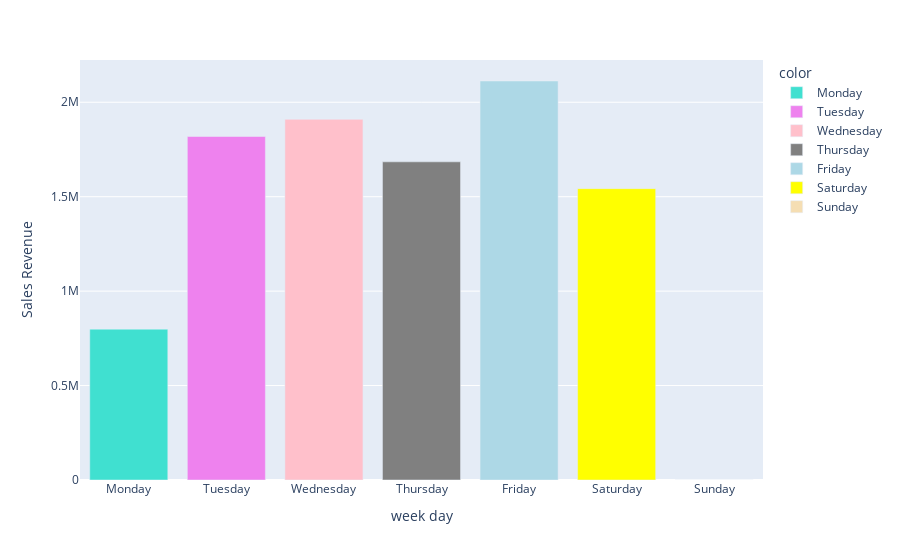

This figure's notebook cell:
### Code cell
daily_profit_online_sales['week_day'] = daily_profit_online_sales.index.day_name()



days_order = ["Monday", "Tuesday", "Wednesday", "Thursday", "Friday", "Saturday", "Sunday"]
daily_profit_online_sales['week_day'] = pd.Categorical(daily_profit_online_sales['week_day'], categories=days_order, ordered=True)


# Group by 'week_day' and sum the 'Sales_Revenue' column, then sort the result by 'week_day'
grouped_data = daily_profit_online_sales.groupby('week_day')['Sales_Revenue'].sum().sort_index()

# Create a bar chart using Plotly Express
px.bar(x=grouped_data.index, y=grouped_data.values,labels={'x': 'week day', 'y': 'Sales Revenue'},color=grouped_data.index, color_discrete_sequence=[ 'turquoise', 'violet', 'pink', 'gray', 'lightblue',
            'yellow', 'wheat'])

### Figure 1 — Plotly figure (JSON) as saved in the notebook; plotly's stock layout.template omitted (floating-point values rounded to 4 significant figures)
{"data": [{"alignmentgroup": "True", "hovertemplate": "color=Monday<br>week day=%{x}<br>Sales Revenue=%{y}<extra></extra>", "legendgroup": "Monday", "marker": {"color": "turquoise", "pattern": {"shape": ""}}, "name": "Monday", "offsetgroup": "Monday", "orientation": "v", "showlegend": true, "textposition": "auto", "type": "bar", "x": ["Monday"], "xaxis": "x", "y": [798700.0], "yaxis": "y"}, {"alignmentgroup": "True", "hovertemplate": "color=Tuesday<br>week day=%{x}<br>Sales Revenue=%{y}<extra></extra>", "legendgroup": "Tuesday", "marker": {"color": "violet", "pattern": {"shape": ""}}, "name": "Tuesday", "offsetgroup": "Tuesday", "orientation": "v", "showlegend": true, "textposition": "auto", "type": "bar", "x": ["Tuesday"], "xaxis": "x", "y": [1819000.0], "yaxis": "y"}, {"alignmentgroup": "True", "hovertemplate": "color=Wednesday<br>week day=%{x}<br>Sales Revenue=%{y}<extra></extra>", "legendgroup": "Wednesday", "marker": {"color": "pink", "pattern": {"shape": ""}}, "name": "Wednesday", "offsetgroup": "Wednesday", "orientation": "v", "showlegend": true, "textposition": "auto", "type": "bar", "x": ["Wednesday"], "xaxis": "x", "y": [1910000.0], "yaxis": "y"}, {"alignmentgroup": "True", "hovertemplate": "color=Thursday<br>week day=%{x}<br>Sales Revenue=%{y}<extra></extra>", "legendgroup": "Thursday", "marker": {"color": "gray", "pattern": {"shape": ""}}, "name": "Thursday", "offsetgroup": "Thursday", "orientation": "v", "showlegend": true, "textposition": "auto", "type": "bar", "x": ["Thursday"], "xaxis": "x", "y": [1685000.0], "yaxis": "y"}, {"alignmentgroup": "True", "hovertemplate": "color=Friday<br>week day=%{x}<br>Sales Revenue=%{y}<extra></extra>", "legendgroup": "Friday", "marker": {"color": "lightblue", "pattern": {"shape": ""}}, "name": "Friday", "offsetgroup": "Friday", "orientation": "v", "showlegend": true, "textposition": "auto", "type": "bar", "x": ["Friday"], "xaxis": "x", "y": [2113000.0], "yaxis": "y"}, {"alignmentgroup": "True", "hovertemplate": "color=Saturday<br>week day=%{x}<br>Sales Revenue=%{y}<extra></extra>", "legendgroup": "Saturday", "marker": {"color": "yellow", "pattern": {"shape": ""}}, "name": "Saturday", "offsetgroup": "Saturday", "orientation": "v", "showlegend": true, "textposition": "auto", "type": "bar", "x": ["Saturday"], "xaxis": "x", "y": [1542000.0], "yaxis": "y"}, {"alignmentgroup": "True", "hovertemplate": "color=Sunday<br>week day=%{x}<br>Sales Revenue=%{y}<extra></extra>", "legendgroup": "Sunday", "marker": {"color": "wheat", "pattern": {"shape": ""}}, "name": "Sunday", "offsetgroup": "Sunday", "orientation": "v", "showlegend": true, "textposition": "auto", "type": "bar", "x": ["Sunday"], "xaxis": "x", "y": [0], "yaxis": "y"}], "layout": {"barmode": "relative", "legend": {"title": {"text": "color"}, "tracegroupgap": 0}, "margin": {"t": 60}, "xaxis": {"anchor": "y", "domain": [0, 1], "title": {"text": "week day"}}, "yaxis": {"anchor": "x", "domain": [0, 1], "title": {"text": "Sales Revenue"}}}}
